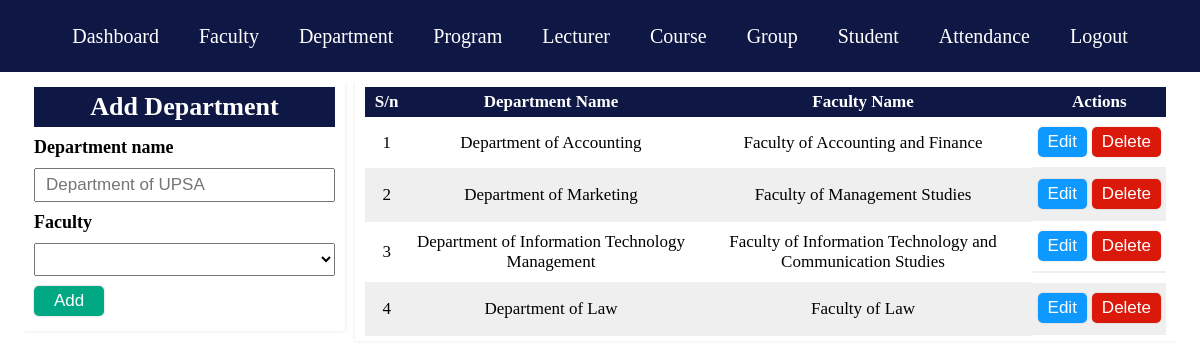
Page /academics/department.php (signed in) on the committed database.
### tables this page shows
CREATE TABLE `department` (
  `did` int(11) NOT NULL,
  `name` varchar(50) NOT NULL,
  `fid` int(11) NOT NULL,
  `date_created` date NOT NULL DEFAULT current_timestamp()
);

CREATE TABLE `faculty` (
  `fid` int(11) NOT NULL,
  `name` varchar(100) NOT NULL,
  `date_created` date NOT NULL DEFAULT current_timestamp()
);

### academics/department.php (the view, shortened to what this page needs)
<?php
	include '../database/dbconnect.php';
?>
<!DOCTYPE html>
<html>
<head>
	<link rel="stylesheet" type="text/css" href="style.css">
</head>
<body>
    <?php include 'nav.php'; ?>
    <div id="Content-holder">
    	<div class="content-items-width-space">
    		<div class="main-content">
    			<?php
    				if (isset($_POST['deptEdit'])) {
    					$did = $_POST['id'];
    					$deptSel = mysqli_query($connect, "SELECT * FROM department WHERE did = '$did'");
    					$deptRes = mysqli_fetch_array($deptSel);
    					$id = $deptRes['did'];
    					$dname = $deptRes['name'];
    					$fid = $deptRes['fid'];
    					$facQuery = mysqli_query($connect, "SELECT * FROM faculty WHERE fid = '$fid'");
						$facrow = mysqli_fetch_array($facQuery);
						$facid = $facrow['fid'];
						$facname = $facrow['name']; ?>
				<div class="content-left">
    				<form action="crud.php" method="POST">
    					<div class="data-form-top">
    						<h2>Update Department</h2>
    					</div>
    					<div class="data-form-body">
    						<div class="data-form-body-item">
    							<label>Department name</label>
    							<input type="text" name="dname" value="<?php echo $dname; ?>">
    							<input type="hidden" name="id" value="<?php echo $id; ?>">
    						</div>
    						<div class="data-form-body-item">
    							<label>Faculty</label>
    							<select name="faculty">
    								<option value="<?php echo $facid;?>"><?php echo $facname;?></option>
    								<?php
    									$facQuery = mysqli_query($connect, "SELECT * FROM faculty");
    									while ($facRes = mysqli_fetch_array($facQuery)) {
    										$fid = $facRes['fid'];
    										$fname = $facRes['name']; ?>
    									<option value="<?php echo $fid;?>"><?php echo $fname;?></option>
    								<?php } ?>
    							</select>
    						</div>
    						<div class="data-form-body-item">
    							<input type="submit" name="updatedepartment" value="Update" id="form-btn">
    						</div>
    					</div>
    				</form>
    			</div>
    			<?php }else{ ?>
    			<div class="content-left">
    				<form action="crud.php" method="POST">
    					<div class="data-form-top">
    						<h2>Add Department</h2>
    					</div>
    					<div class="data-form-body">
    						<div class="data-form-body-item">
    							<label>Department name</label>
    							<input type="text" name="dname" placeholder="Department of UPSA">
    						</div>
    						<div class="data-form-body-item">
    							<label>Faculty</label>
    							<select name="faculty">
    								<option></option>
    								<?php
    									$facQuery = mysqli_query($connect, "SELECT * FROM faculty");
    									while ($facRes = mysqli_fetch_array($facQuery)) {
    										$fid = $facRes['fid'];
    										$fname = $facRes['name']; ?>
    									<option value="<?php echo $fid;?>"><?php echo $fname;?></option>
    								<?php } ?>
    							</select>
    						</div>
    						<div class="data-form-body-item">
    							<input type="submit" name="adddepartment" value="Add" id="form-btn">
    						</div>
    					</div>
    				</form>
    			</div>
    			<?php } ?>
    			<div class="content-right w-77">
    				<table>
    					<thead>
    						<tr>
    							<th>S/n</th>
    							<th>Department Name</th>
    							<th>Faculty Name</th>
    							<th class="thAction">Actions</th>
    						</tr>
    					</thead>
    					<tbody>
    						<?php
    							$deptSel = mysqli_query($connect, "SELECT * FROM department");
    							$i=1;
    							while ($deptRes = mysqli_fetch_array($deptSel)) {
    								$dname = $deptRes['name'];
    								$fid = $deptRes['fid'];
    								$facQuery = mysqli_query($connect, "SELECT * FROM faculty WHERE fid = '$fid'");
									$facrow = mysqli_fetch_array($facQuery);
									$fname = $facrow['name'];
									 ?>
    							<tr>
    								<td><?php echo $i; ?></td>
    								<td><?php echo $dname; ?></td>
    								<td><?php echo $fname; ?></td>
    								<td class="forAction">
    									<form action="department.php" method="POST">
    										<input type="submit" name="deptEdit" value="Edit" class="btn edit">
    									</form>
    									<form action="crud.php" method="POST">
    										<input type="submit" name="deptDelete" value="Delete" class="btn delete">
    									</form>
    								</td>
    							</tr>
    						<?php	$i++;}
    						?>
    					</tbody>
    				</table>
    			</div>
    		</div>
    	</div>
    </div>
</body>
</html>

### academics/style.css (style rules this page uses)
* { margin: 0; padding: 0; box-sizing: border-box; }
body { font-family: ; background-color: #fff; }
#Content-holder { height:89vh; }
.content-items-width-space { width:96%; margin: auto; overflow: auto; }
.main-content { display: flex; gap:10px; }
.content-left { width:30%; padding: 5px 10px; margin-bottom: 10px; box-shadow: 0 0 4px rgba(0, 0, 0, 0.1); height: 100%; }
.content-left form .data-form-top { width: 100%; padding:5px 0; text-align: center; margin-bottom:10px; color: #fff; background-color:#0F1745; }
.content-left form .data-form-top h2 { font-size:26px; }
.content-left form .data-form-body .data-form-body-item { margin-bottom:10px; }
.data-form-body .data-form-body-item label { display: block; margin-bottom: 10px; font-size: 18px; font-weight: bold; }
.data-form-body .data-form-body-item input[type='text'], .data-form-body .data-form-body-item select, .data-form-body .data-form-body-item input[type='time'], .data-form-body .data-form-body-item input[type='password'], .data-form-body .data-form-body-item input[type='email'] { display: block; width: 100%; font-size: 17px; padding:5px 10px; }
.data-form-body .data-form-body-item #form-btn { padding:5px 20px; font-size:17px; border: none; outline: none; border-radius: 5px; cursor: pointer; box-shadow: 0 0 2px rgba(0, 0, 0, 0.3); background-color: #00A884; color: #fff; }
.content-right { width:69%; padding: 5px 10px; margin-bottom: 10px; box-shadow: 0 0 4px rgba(0, 0, 0, 0.1); height: 100%; overflow: auto; }
.w-77 { width: 77%; }
.content-right table { width: 100%; border-collapse: collapse; }
.content-right table th { padding:5px 10px; font-size: 17px; background-color: #0F1745; color: #fff; }
.thAction { width: 10%; }
.content-right table td { text-align: center; font-size: 17px; padding:10px 5px; border-bottom: 2px solid #efefef; }
.content-right table tr:nth-child(even) { background-color: #efefef; }
.content-right table td.forAction { display: flex; gap:5px; }
.btn { padding:5px 10px; cursor: pointer; font-size: 17px; background-color: transparent; color: #fff; border: none; outline: none; border-radius: 5px; box-shadow: 0 0 2px rgba(0, 0, 0, 0.2); }
.edit { background-color: #0d99ff; }
.delete { background-color: #da190b; }

### rows in the picture
department: name "Department of Accounting", fid.name "Faculty of Accounting and Finance"
department: name "Department of Marketing", fid.name "Faculty of Management Studies"
department: name "Department of Information Technology Management", fid.name "Faculty of Information Technology and Communication Studies"
department: name "Department of Law", fid.name "Faculty of Law"
